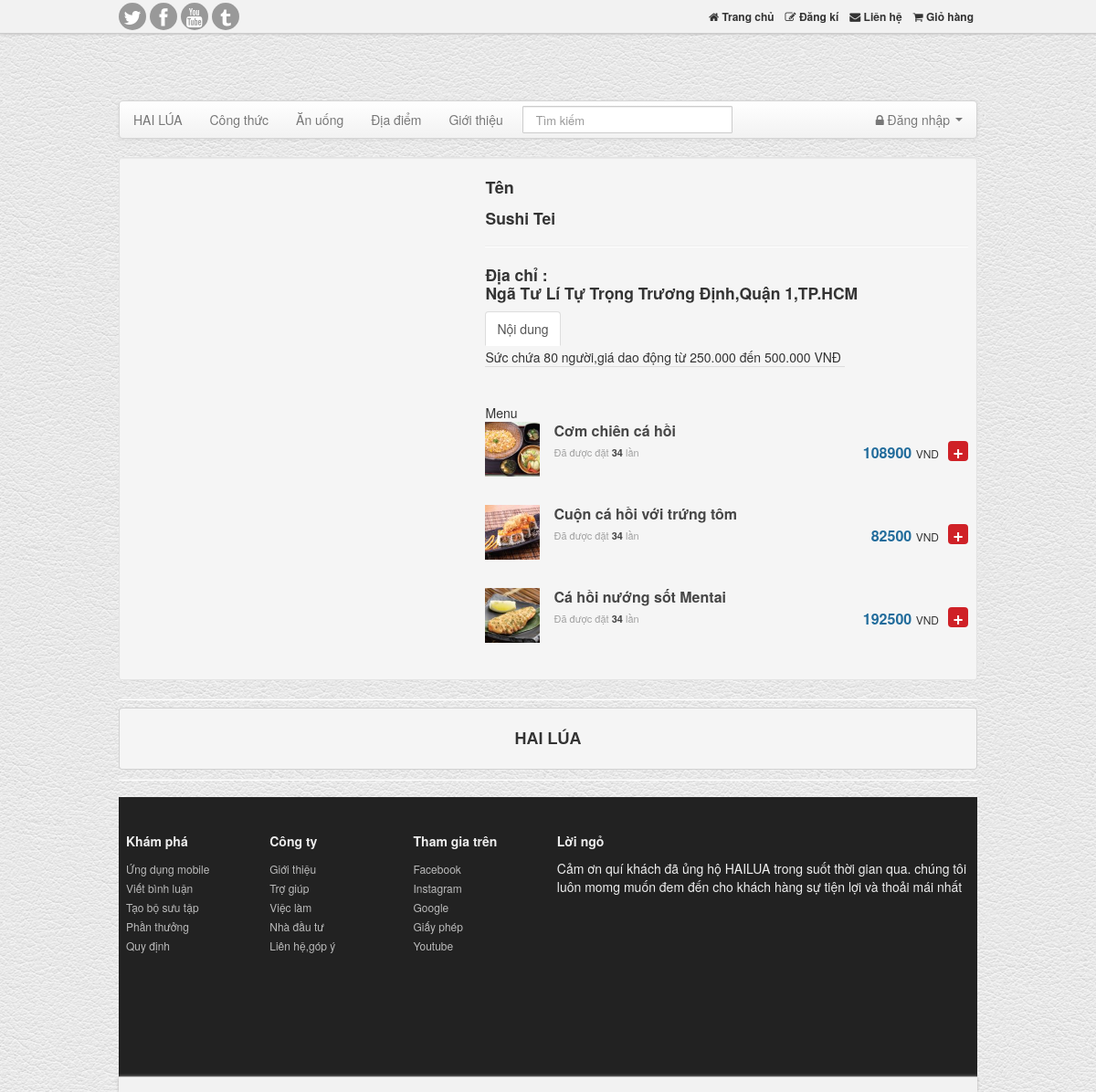
Page /hailua/chitiet.php?id=mh1 on the committed database.
### tables this page shows
CREATE TABLE IF NOT EXISTS `monan` (
  `ma` varchar(50) NOT NULL,
  `ten` varchar(50) NOT NULL,
  `gia` int(10) NOT NULL,
  `noidung` text NOT NULL,
  `img` varchar(50) NOT NULL,
  `maNCC` varchar(100) NOT NULL,
  `maloai` varchar(100) NOT NULL,
  `hot` int(10) UNSIGNED NOT NULL,
  `cha` varchar(100) NOT NULL,
  PRIMARY KEY (`ma`),
  KEY `MaNCC` (`maNCC`),
  KEY `maloai` (`maloai`)
);

CREATE TABLE IF NOT EXISTS `nhacungcap` (
  `maNCC` varchar(100) NOT NULL,
  `tenNCC` varchar(100) NOT NULL,
  `diachi` varchar(50) NOT NULL,
  `sodienthoai` varchar(16) NOT NULL,
  `trangchu` varchar(50) NOT NULL,
  PRIMARY KEY (`maNCC`)
);

### hailua/classes/Db.class.php (called while the page is built, shortened)
<?php
class Db{
			var $conn ='';
			public function __construct()
			{
				 $this->conn =  new PDO('mysql:host=localhost; dbname=qlch' , 'root' , '');
				 $this->conn->query('set names "utf8" ');
			}
			public function query($sql)
			{
				$stm = $this->conn->query($sql);
				return $stm->fetchAll();
			}
	}
?>

### hailua/chitiet.php (the view, shortened to what this page needs)
<?php
include "./classes/Db.class.php";
$db = new Db();
$id=$_GET["id"];
$sp = $db->query("SELECT monan.MaNCC, ma,ten,gia,Noidung,nhacungcap.TenNCC,nhacungcap.Diachi,nhacungcap.Sodienthoai,img FROM `monan` JOIN nhacungcap WHERE monan.MaNCC=nhacungcap.MaNCC AND monan.Ma LIKE '".$id."'");
$MaNCC = $sp[0]['MaNCC'];
$sql2 = "SELECT monan.MaNCC, ma,ten,gia,Noidung,nhacungcap.TenNCC,nhacungcap.Diachi,nhacungcap.Sodienthoai,img
		 FROM monan JOIN nhacungcap
		 WHERE monan.MaNCC=nhacungcap.MaNCC AND monan.Ma <> '".$id."'  AND monan.MaNCC='$MaNCC'
		  ";
$spcungloai = $db->query($sql2);
?>
			<?php include "include/header.php"; ?>
			<div class="well well-small">
	        	<div class="row-fluid">
					<div class="span5">
						<div id="myCarousel" class="carousel slide cntr">
			                <div class="carousel-inner">
			                  	  <?php
							        foreach ($sp as $key => $v)
							        {
							            ?>
				            </div>
						</div>
					</div>
					<div class="span7">
						<h3>Tên</h3><span><h4> <?php echo $v['ten'] ?></td></h4></span>
						<hr class="soft"/>
						  <div class="control-group">
						  		<h4><strong>Địa chỉ :<br></strong><td>
						  			<?php echo $v['Diachi'] ?></td></h4>
						  </div>
						  <div class="row">
							<div class="span9">
								<ul class="nav nav-tabs" id="myTab">
									<li class="active"><a href="#home">Nội dung</a></li><br><br>
									<?php echo $v['Noidung'] ?>
								</ul>
						</div>
								  <?php
								    }
								    ?>
					</div>
				<span >Menu</span>
<?php
										        foreach ($spcungloai as $key => $v)
										        {
										            ?>
					<div class="deli-box-menu-detail clearfix ng-scope" >
			            <div class="img-food-detail pull-left">
			                <a href="#cb_2384628" class="inline cboxElement">
										            <p><img src="./images/<?php echo $v['img'] ?>" alt="" /></p>
			                </a>
			            </div>
				            <div class="deli-name-food-detail pull-left " style="width: 380px;float: left;">
				                <a class="deli-title-name-food" ng-show="item.is_available" href="javascript:void(0);" ng-click="addToCartFromMenu(item.id, item.price.value, item.price.value, 1, $event)">
				                    <h3 style="font-size: 16px; margin: 0px; padding: 0px; line-height: 1.3em; font-weight: bold;" class="ng-binding"><?php echo $v['ten'] ?>   </h3>
				                </a>
				                <p style="margin: 0; color: #a1a1a1; font-size: 11px;">
				                    Đã được đặt&nbsp;<span style="color: #464646; font-weight: bold;" class="ng-binding">34</span>&nbsp;lần
				                </p>
				                <div class="deli-more-info">
				                <div class="adding-food-cart" ng-show="!IsClosed">
				                    <a class="btn-adding" href="update_giohang.php?id=<?php echo $v['ma'] ?>">+</a>
				                </div>
				                <div class="product-price">
				                    <p class="current-price" ng-hide="item.discount_price">
				                        <span class="txt-blue font16 bold ng-binding">
				                           <?php echo $v['gia']; ?>
				                        </span>
				                        <span class="unit ng-binding">VND</span>
				                    </p>
				                </div>
				            </div>
				        </div>
				            </div>
				            <?php
									    }
									    ?>
				        </div>
			        </div>
			    </div>
    <div>
<?php include "include/footer.php"; ?>

### hailua/include/header.php (shortened to what this page needs)
	<!DOCTYPE html>
<html lang="en">
  <head>
    <link href="assets/css/bootstrap.css" rel="stylesheet"/>
    <link href="css/style.css" rel="stylesheet"/>
	<link href="assets/font-awesome/css/font-awesome.css" rel="stylesheet">
<div class="navbar navbar-inverse navbar-fixed-top">
	<div class="topNav">
		<div class="container">
			<div class="alignR">
				<div class="pull-left socialNw">
					<a href="#"><span class="icon-twitter"></span></a>
					<a href="https://www.facebook.com/chahailua.vn/"><span class="icon-facebook"></span></a>
					<a href="#"><span class="icon-youtube"></span></a>
					<a href="#"><span class="icon-tumblr"></span></a>
				</div>
				<a href="index.php"> <span class="icon-home"></span> Trang chủ</a>
				<a href="dangki.php"><span class="icon-edit"></span> Đăng kí </a>
				<a href="lienhe.php"><span class="icon-envelope"></span> Liên hệ</a>
				<a href="giohang.php"><span class="icon-shopping-cart"></span> Giỏ hàng</a>
			</div>
		</div>
	</div>
</div>
<div class="container">
<header id="header">
<div class="row">
	<div class="span4">
	</div>
</div>
</header>
<div class="navbar">
	  <div class="navbar-inner">
		<div class="container">
		  <div class="nav-collapse">
			<ul class="nav">
			  <li class=""><a href="index.php">HAI LÚA	</a></li>
			  <li class=""><a href="list-view.html">Công thức</a></li>
			  <li class=""><a href="three-col.html">Ăn uống</a></li>
			  <li class=""><a href="four-col.html">Địa điểm</a></li>
			  <li class=""><a href="gioithieu.php">Giới thiệu</a></li>
			</ul>
			<form action="timkiem.php" class="navbar-search pull-left" method="post">
			  <input type="text" placeholder="Tìm kiếm" name="sm" class="search-query span2" value="">
			</form>
			<ul class="nav pull-right">
			<li class="dropdown">
			<?php
			if (!isset($_SESSION['khachhang']))
			{ ?>
				<a data-toggle="dropdown" class="dropdown-toggle" href="#"><span class="icon-lock"></span> Đăng nhập <b class="caret"></b></a>
		<?php
}
?>
			</li>
			</ul>
		  </div>
		</div>
	  </div>
	</div>
  </head>

### hailua/include/footer.php (shortened to what this page needs)
<section class="our_client">
	<hr class="soften"/>
	<pre><qoute><h3 style="font-family: Arial" class="title cntr"><span class="text">HAI LÚA</span></h3></qoute></pre>
	<hr class="soften"/>
</section>
<footer class="footer">
	<div class="row-fluid">
<div class="span2">
<h5>Khám phá</h5>
<a href="#">Ứng dụng mobile</a><br>
<a href="#">Viết bình luận</a><br>
<a href="#">Tạo bộ sưu tập</a><br>
<a href="#">Phần thưởng</a><br>
<a href="#">Quy định</a><br>
 </div>
<div class="span2">
<h5>Công ty</h5>
<a href="gioithieu.php">Giới thiệu</a><br>
<a href="#">Trợ giúp</a><br>
<a href="#">Việc làm</a><br>
<a href="#">Nhà đầu tư</a><br>
<a href="#">Liên hệ,góp ý</a><br>
 </div>
<div class="span2">
<h5>Tham gia trên</h5>
<a href="https://www.facebook.com/chahailua.vn/">Facebook</a> <br>
<a href="#">Instagram</a><br>
<a href="#">Google</a><br>
<a href="#">Giấy phép</a><br>
<a href="#">Youtube</a> <br/>
 </div>
 <div class="span6">
<h5>Lời ngỏ</h5>
Cảm ơn quí khách đã ủng hộ HAILUA trong suốt thời gian qua.
chúng tôi luôn momg muốn đem đến cho khách hàng sự tiện lợi
và thoải mái nhất </div>
 </div></footer>
</div>
<div class="copyright">
</div>

### rows in the picture
monan: ten "Sushi Tei", maNCC.diachi "Ngã Tư Lí Tự Trọng Trương Định,Quận 1,TP.HCM", noidung "Sức chứa 80 người,giá dao động từ 250.000 đến 500.000 VNĐ"
monan: img (picture), ten "Cơm chiên cá hồi", gia "108900"
monan: img (picture), ten "Cuộn cá hồi với trứng tôm", gia "82500"
monan: img (picture), ten "Cá hồi nướng sốt Mentai", gia "192500"
